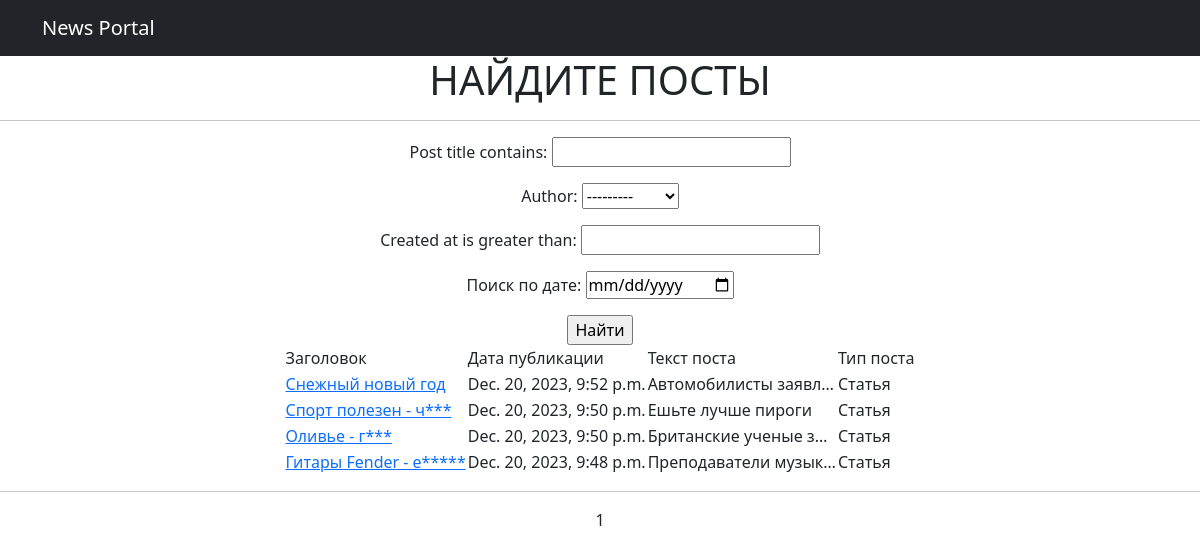
/news/search/, run on an earlier commit of the app's database.
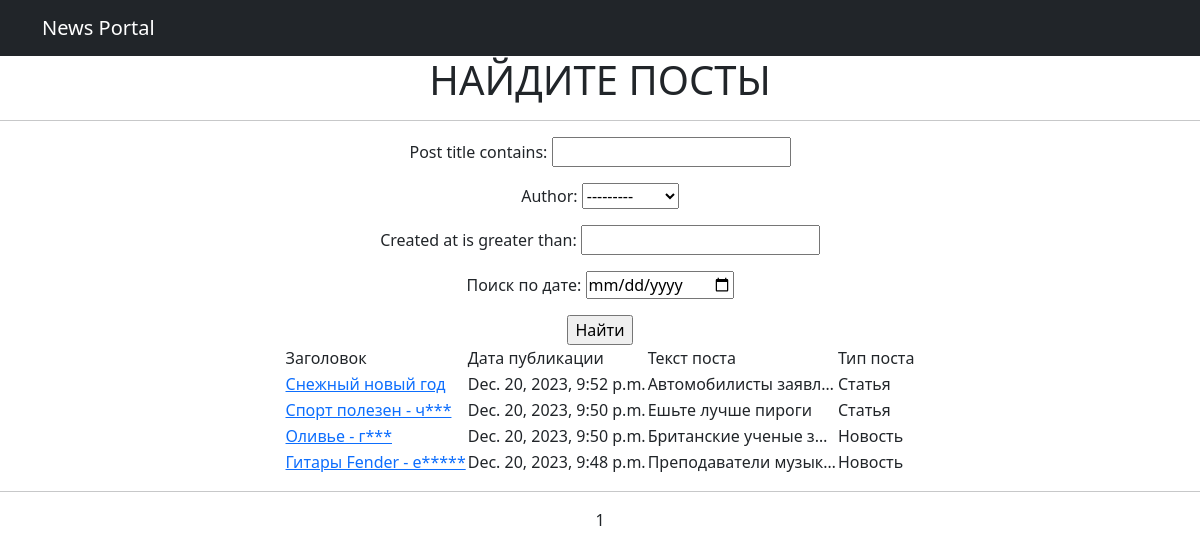
And on a later commit of the database.
### news/models.py (models this page shows, shortened)
class Post(models.Model):
    ART = 'С'
    NEWS = 'Н'
    TYPES = [(ART, 'Статья'), (NEWS, 'Новость')]
    author = models.ForeignKey(Author, on_delete=models.CASCADE)
    post_type = models.CharField(max_length=10, choices=TYPES)
    created_at = models.DateTimeField(auto_now_add=True)
    post_category = models.ForeignKey(Category, on_delete=models.PROTECT, null=True)
    post_title = models.CharField(max_length=120)
    post_text = models.TextField()
    post_rating = models.IntegerField(default=0)

### news/views.py (the view)
# urls.py: path('search/', PostSearch.as_view()),
class PostSearch(ListView):
        model = Post
        ordering = '-created_at'
        template_name = 'post_search.html'
        context_object_name = 'posts_search'
        paginate_by = 10
        def get_queryset(self):
            queryset = super().get_queryset()
            self.filterset = PostFilter(self.request.GET, queryset=queryset)
            return self.filterset.qs
        def get_context_data(self, **kwargs):
            context = super().get_context_data(**kwargs)
            context['filterset'] = self.filterset
            return context

### news/models.py (called while the page is built)
    def __str__(self):
        return f'{self.user.username}'

### news/templatetags/custom_filters.py (called while the page is built)
@register.filter()
def censor(value: str):
    bad_words = {'Гадость': 'Г***',
                 'гадость': 'г***',
                 'Чушь': 'Ч***',
                 'чушь': 'ч***',
                 'Ерунда': 'Е*****',
                 'ерунда': 'е*****',
                 'Фигня': 'Ф****',
                 'фигня': 'ф****',
                 }
    words = value.split(' ')
    new_text = ''
    for i in range(len(words)):
        if words[i] in bad_words:
            words[i] = bad_words[words[i]]
            new_text += words[i]
            new_text += ' '
        else:
            new_text += words[i]
            new_text += ' '
    return new_text

### templates/post_search.html (shortened to what this page needs)
{% extends 'flatpages/default.html' %}
{% load custom_filters %}
{% load custom_tags %}
{% block body %}
<h1>НАЙДИТЕ ПОСТЫ</h1>
    <hr>
   <form action="" method="get">
       {{ filterset.form.as_p }}
       <input type="submit" value="Найти" />
   </form>
       <center><table>
           <tr>
               <td>Заголовок</td>
               <td>Дата публикации</td>
               <td>Текст поста</td>
               <td>Тип поста</td>
           </tr>
           {% for post in posts_search %}
           <tr>
               <td><a href={{ post.pk }}>{{ post.post_title|censor }}</a></td>
               <td>{{ post.created_at }}</td>
               <td>{{ post.post_text|truncatechars:20|censor }}</td>
               {% if post.post_type == 'С' %}
               <td>Статья</td>
               {% else %}
               <td>Новость</td>
               {% endif %}
           </tr>
           {% endfor %}
       </table></center>
<hr>
{{ page_obj.number }}
{% endblock body %}

What changed in the data, as far as the page shows it:
changed Post "Оливье - г***": post_type "Статья" → "Новость"
changed Post "Гитары Fender - е*****": post_type "Статья" → "Новость"
